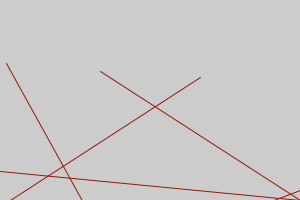
Frame 1 (no input)
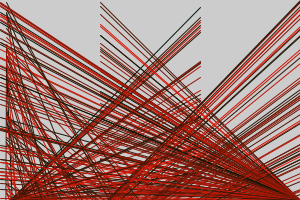
Frame 60 (the mouse pressed at the canvas centre just before this capture)
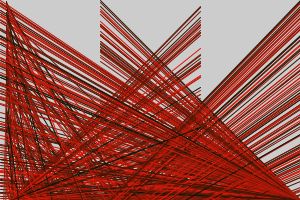
Frame 120 (the mouse held since frame 60 and released just before this capture)

The Processing sketch that drew these frames (run headless with seeded random() and noise(); from frame 60 on, the mouse is pressed at the canvas centre):

// Processing sketch: adrian
// ── adrian.pde
void setup()
{
  size(300, 200);
}

void draw()
{
  stroke(random(231), 23, 7);
  line(10, (height), height, random(width));
   line(10, (width), width, random(height));
    line(100, random(width), width, (height));
      line(0, random(height), width, (height));
            line(45, (height), width, (height));
               line(6, random(height), random(width), (width));
}
